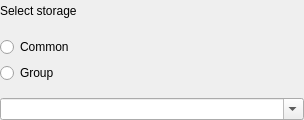
<?xml version="1.0" encoding="UTF-8"?>
<ui version="4.0">
 <class>EditGroupWidget</class>
 <widget class="QWidget" name="EditGroupWidget">
  <property name="geometry">
   <rect>
    <x>0</x>
    <y>0</y>
    <width>304</width>
    <height>120</height>
   </rect>
  </property>
  <property name="windowTitle">
   <string>Form</string>
  </property>
  <layout class="QVBoxLayout" name="verticalLayout">
   <property name="spacing">
    <number>0</number>
   </property>
   <property name="leftMargin">
    <number>0</number>
   </property>
   <property name="topMargin">
    <number>0</number>
   </property>
   <property name="rightMargin">
    <number>0</number>
   </property>
   <property name="bottomMargin">
    <number>0</number>
   </property>
   <item>
    <widget class="QLabel" name="label">
     <property name="text">
      <string>Select storage </string>
     </property>
    </widget>
   </item>
   <item>
    <spacer name="verticalSpacer">
     <property name="orientation">
      <enum>Qt::Vertical</enum>
     </property>
     <property name="sizeType">
      <enum>QSizePolicy::Fixed</enum>
     </property>
     <property name="sizeHint" stdset="0">
      <size>
       <width>20</width>
       <height>14</height>
      </size>
     </property>
    </spacer>
   </item>
   <item>
    <widget class="QRadioButton" name="commonRadioButton">
     <property name="sizePolicy">
      <sizepolicy hsizetype="Preferred" vsizetype="Preferred">
       <horstretch>0</horstretch>
       <verstretch>0</verstretch>
      </sizepolicy>
     </property>
     <property name="text">
      <string>Common</string>
     </property>
    </widget>
   </item>
   <item>
    <spacer name="verticalSpacer_2">
     <property name="orientation">
      <enum>Qt::Vertical</enum>
     </property>
     <property name="sizeType">
      <enum>QSizePolicy::Fixed</enum>
     </property>
     <property name="sizeHint" stdset="0">
      <size>
       <width>20</width>
       <height>4</height>
      </size>
     </property>
    </spacer>
   </item>
   <item>
    <widget class="QRadioButton" name="groupRadioButton">
     <property name="sizePolicy">
      <sizepolicy hsizetype="Preferred" vsizetype="Preferred">
       <horstretch>0</horstretch>
       <verstretch>0</verstretch>
      </sizepolicy>
     </property>
     <property name="text">
      <string>Group</string>
     </property>
    </widget>
   </item>
   <item>
    <spacer name="verticalSpacer_3">
     <property name="orientation">
      <enum>Qt::Vertical</enum>
     </property>
     <property name="sizeType">
      <enum>QSizePolicy::Fixed</enum>
     </property>
     <property name="sizeHint" stdset="0">
      <size>
       <width>20</width>
       <height>14</height>
      </size>
     </property>
    </spacer>
   </item>
   <item>
    <widget class="QComboBox" name="groupComboBox">
     <property name="editable">
      <bool>true</bool>
     </property>
    </widget>
   </item>
  </layout>
 </widget>
 <resources/>
 <connections/>
</ui>
